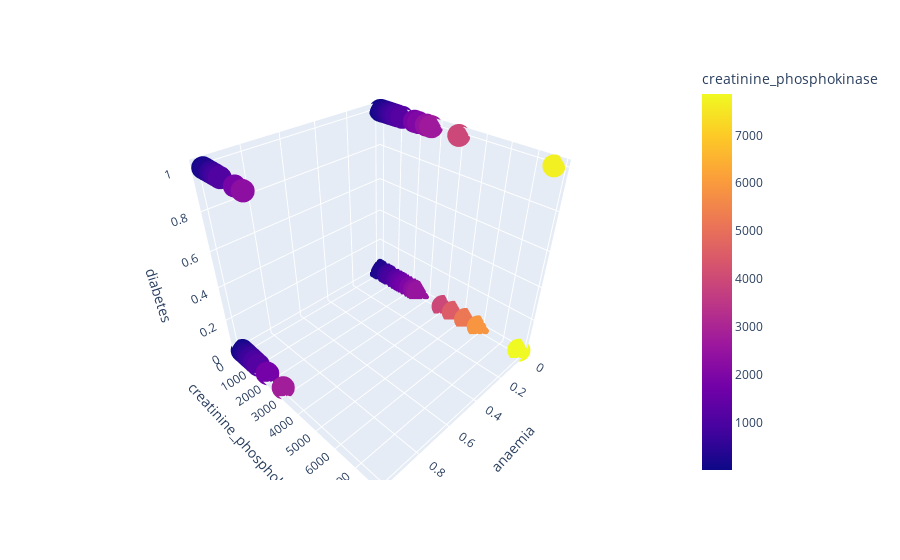

Source (notebook cell):
### Code cell
import plotly.express as pl
pl.scatter_3d(df,x='anaemia',y='creatinine_phosphokinase',z='diabetes',color='creatinine_phosphokinase')

### Figure 1 — Plotly figure (JSON) as saved in the notebook; plotly's stock layout.template omitted (floating-point values rounded to 4 significant figures; data arrays with more than 128 entries replaced by an {"elided": "..."} marker saying what was removed)
{"data": [{"hovertemplate": "anaemia=%{x}<br>creatinine_phosphokinase=%{marker.color}<br>diabetes=%{z}<extra></extra>", "legendgroup": "", "marker": {"color": {"elided": "299 int values"}, "coloraxis": "coloraxis", "symbol": "circle"}, "mode": "markers", "name": "", "scene": "scene", "showlegend": false, "type": "scatter3d", "x": {"elided": "299 int values"}, "y": {"elided": "299 int values"}, "z": {"elided": "299 int values"}}], "layout": {"coloraxis": {"colorbar": {"title": {"text": "creatinine_phosphokinase"}}, "colorscale": [[0, "#0d0887"], [0.1111, "#46039f"], [0.2222, "#7201a8"], [0.3333, "#9c179e"], [0.4444, "#bd3786"], [0.5556, "#d8576b"], [0.6667, "#ed7953"], [0.7778, "#fb9f3a"], [0.8889, "#fdca26"], [1, "#f0f921"]]}, "legend": {"tracegroupgap": 0}, "margin": {"t": 60}, "scene": {"domain": {"x": [0, 1], "y": [0, 1]}, "xaxis": {"title": {"text": "anaemia"}}, "yaxis": {"title": {"text": "creatinine_phosphokinase"}}, "zaxis": {"title": {"text": "diabetes"}}}}}
